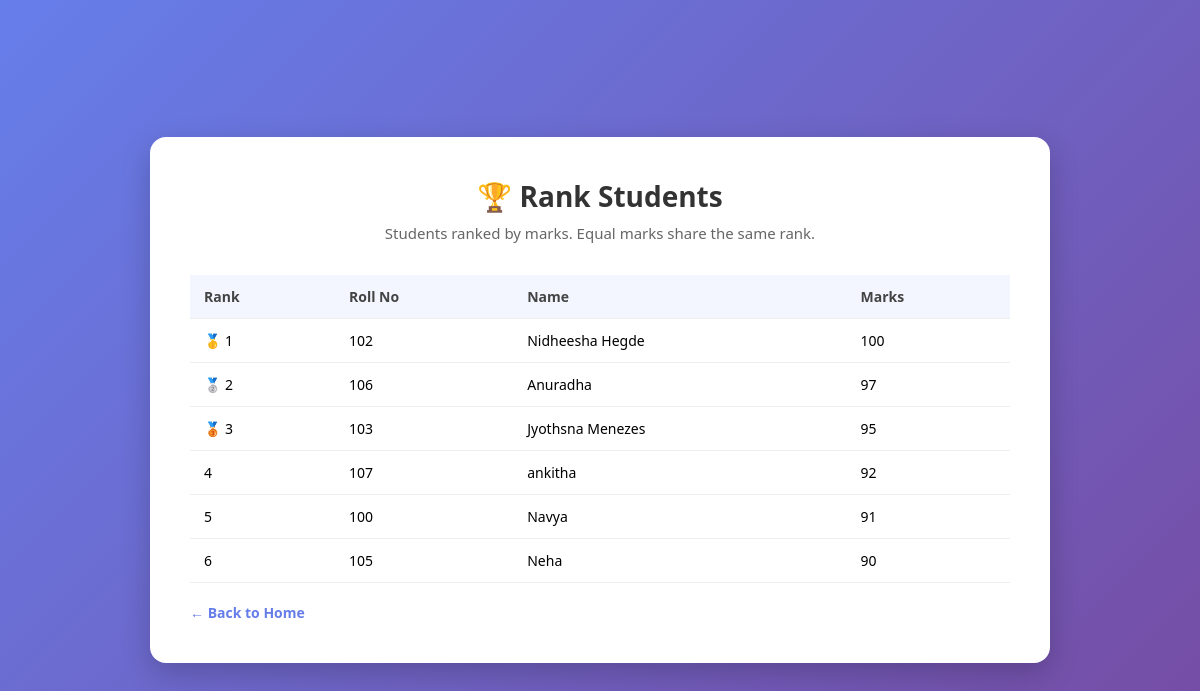
/rank, run on an earlier commit of the app's database.
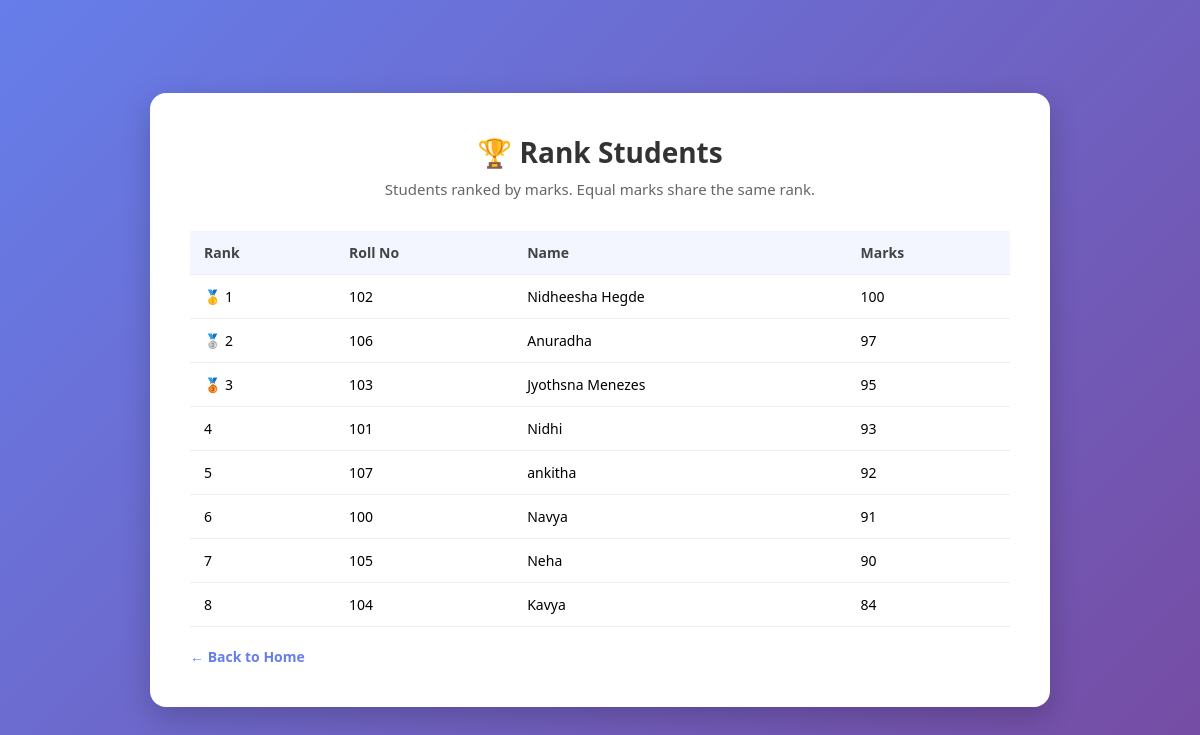
And on a later commit of the database.
### tables this page shows
CREATE TABLE students (
            id INTEGER PRIMARY KEY AUTOINCREMENT,
            roll_no INTEGER NOT NULL UNIQUE,
            name TEXT NOT NULL,
            marks INTEGER NOT NULL
        );

### app.py (the view)
@app.route("/rank")
def rank_students():
    students = database.get_students_sorted_by_marks()
    ranked_students = []
    current_rank = 0
    previous_marks = None
    for position, student in enumerate(students, start=1):
        if student["marks"] != previous_marks:
            current_rank = position
            previous_marks = student["marks"]
        ranked_students.append({
            "rank": current_rank,
            "roll_no": student["roll_no"],
            "name": student["name"],
            "marks": student["marks"]
        })
    return render_template("rank.html", ranked_students=ranked_students)

### database.py (called while the page is built)
def get_connection():
    connection = sqlite3.connect(DATABASE_NAME)
    connection.row_factory = sqlite3.Row  # lets us access columns by name, like row["name"]
    return connection

def get_students_sorted_by_marks():
    connection = get_connection()
    cursor = connection.cursor()
    cursor.execute("SELECT * FROM students ORDER BY marks DESC")
    rows = cursor.fetchall()
    connection.close()
    return rows

### templates/rank.html (shortened to what this page needs)
<!DOCTYPE html>
<html lang="en">
<head>
    <link rel="stylesheet" href="{{ url_for('static', filename='style.css') }}">
</head>
<body>
    <div class="container container-wide">
        <h1>🏆 Rank Students</h1>
        <p class="subtitle">Students ranked by marks. Equal marks share the same rank.</p>
        {% if ranked_students|length == 0 %}
            <p class="empty-message">No students added yet. Go to "Add Student" to add your first one.</p>
        {% else %}
            <table class="student-table">
                <thead>
                    <tr>
                        <th>Rank</th>
                        <th>Roll No</th>
                        <th>Name</th>
                        <th>Marks</th>
                    </tr>
                </thead>
                <tbody>
                    {% for item in ranked_students %}
                    <tr>
                        <td>
                            {% if item.rank == 1 %}🥇{% elif item.rank == 2 %}🥈{% elif item.rank == 3 %}🥉{% endif %}
                            {{ item.rank }}
                        </td>
                        <td>{{ item.roll_no }}</td>
                        <td>{{ item.name }}</td>
                        <td>{{ item.marks }}</td>
                    </tr>
                    {% endfor %}
                </tbody>
            </table>
        {% endif %}
        <a href="/" class="back-link">&larr; Back to Home</a>
    </div>
</body>
</html>

### static/style.css (style rules this page uses)
* { margin: 0; padding: 0; box-sizing: border-box; }
body { font-family: 'Segoe UI', Arial, sans-serif; background: linear-gradient(135deg, #667eea 0%, #764ba2 100%); min-height: 100vh; display: flex; align-items: center; justify-content: center; padding: 20px; }
.container { background: #ffffff; max-width: 800px; width: 100%; padding: 40px; border-radius: 16px; box-shadow: 0 10px 30px rgba(0, 0, 0, 0.2); }
h1 { text-align: center; color: #333333; font-size: 28px; margin-bottom: 8px; }
.subtitle { text-align: center; color: #666666; margin-bottom: 32px; font-size: 15px; }
.back-link { display: inline-block; margin-top: 20px; color: #667eea; text-decoration: none; font-weight: 600; font-size: 14px; }
.container-wide { max-width: 900px; }
.student-table { width: 100%; border-collapse: collapse; margin-top: 10px; }
.student-table th, .student-table td { text-align: left; padding: 12px 14px; border-bottom: 1px solid #eeeeee; font-size: 14px; }
.student-table th { background: #f4f6ff; color: #444444; font-weight: 700; }

What changed in the data, as far as the page shows it:
added students: rank "4", roll_no "101", name "Nidhi", marks "93"
computed for students "ankitha": rank "4" → "5"
computed for students "Navya": rank "5" → "6"
computed for students "Neha": rank "6" → "7"
added students: rank "8", roll_no "104", name "Kavya", marks "84"
